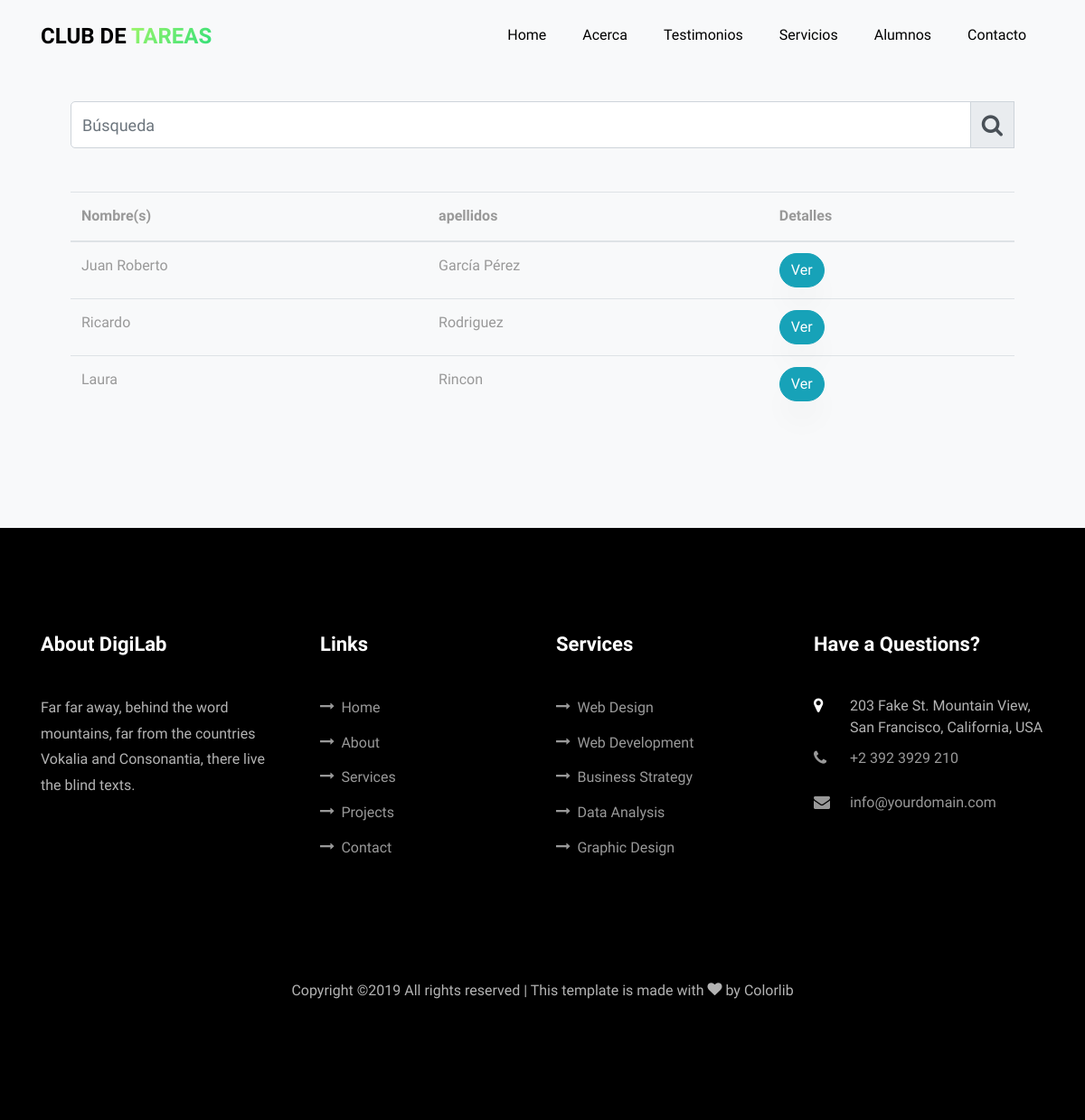
Screenshot of /alumnos/ with the database file from the repository.
### app/models.py (models this page shows, shortened)
class Alumno(models.Model):
    id = models.UUIDField(primary_key=True, default=uuid.uuid4, help_text="id del Alumno")
    nombre =  models.CharField(max_length=100)
    apellido = models.CharField(max_length=100)
    NIVEL_STATUS = (
         ('k','Kinder'),
         ('p','Primaria'),
         ('s','Secundaria'),
         ('b','bachillerato'),
         ('u','universidad'))
    nivel_academico = models.CharField(max_length=1,choices=NIVEL_STATUS,blank=True,help_text='Elige el nivel académico del alumno')

### app/views.py (the view)
# urls.py: path('alumnos/', views.alumnos, name='alumnos'),
def alumnos(request):
    context= {
    'alumnos': Alumno.objects.all()
    }
    return render(request, 'app/alumnos.html',context)

### app/models.py (called while the page is built)
    def _get_tiempo_de_sesion(self):
        if self.tiempo_de_salida == None:
            return None
        return self.tiempo_de_salida - self.tiempo_de_inicio

    def __str__(self):
        return f'{self.horas} Horas'

### app/templates/app/alumnos.html
{% extends 'app/base.html' %}
{% load static %}
{% block content %}
<section class="ftco-section ftco-project bg-light" id="projects-section">
  <div class="container px-md-5">
    <div class="input-group md-form form-sm form-2 pl-0">
      <input class="form-control my-0 py-1 red-border" type="text" placeholder="Búsqueda" aria-label="Search">
      <div class="input-group-append">
        <span class="input-group-text red lighten-3" id="basic-text1">
        <i class="fa fa-search" style="font-size:25px"></i>
      </div>
<table class="table table-hover mt-5">
<thead>
  <tr>
    <th scope="col">Nombre(s)</th>
    <th scope="col">apellidos</th>
    <th scope="col">Detalles</th>
  </tr>
</thead>
<tbody>
  {% for alumno in alumnos %}
   <tr>
     <td>{{ alumno.nombre }}</td>
     <td>{{ alumno.apellido }}</td>
     <td><a href="{% url 'app:paquetes' id=alumno.id %}">
     <button type="button" class="btn btn-info">Ver</button>
     </a></td>
   </tr>
  {% endfor %}
</tbody>
</table>
  </div>
</section>
{% endblock content     %}

### rows the page displays
Alumno: nombre "Juan Roberto", apellido "García Pérez"
Alumno: nombre "Ricardo", apellido "Rodriguez"
Alumno: nombre "Laura", apellido "Rincon"
